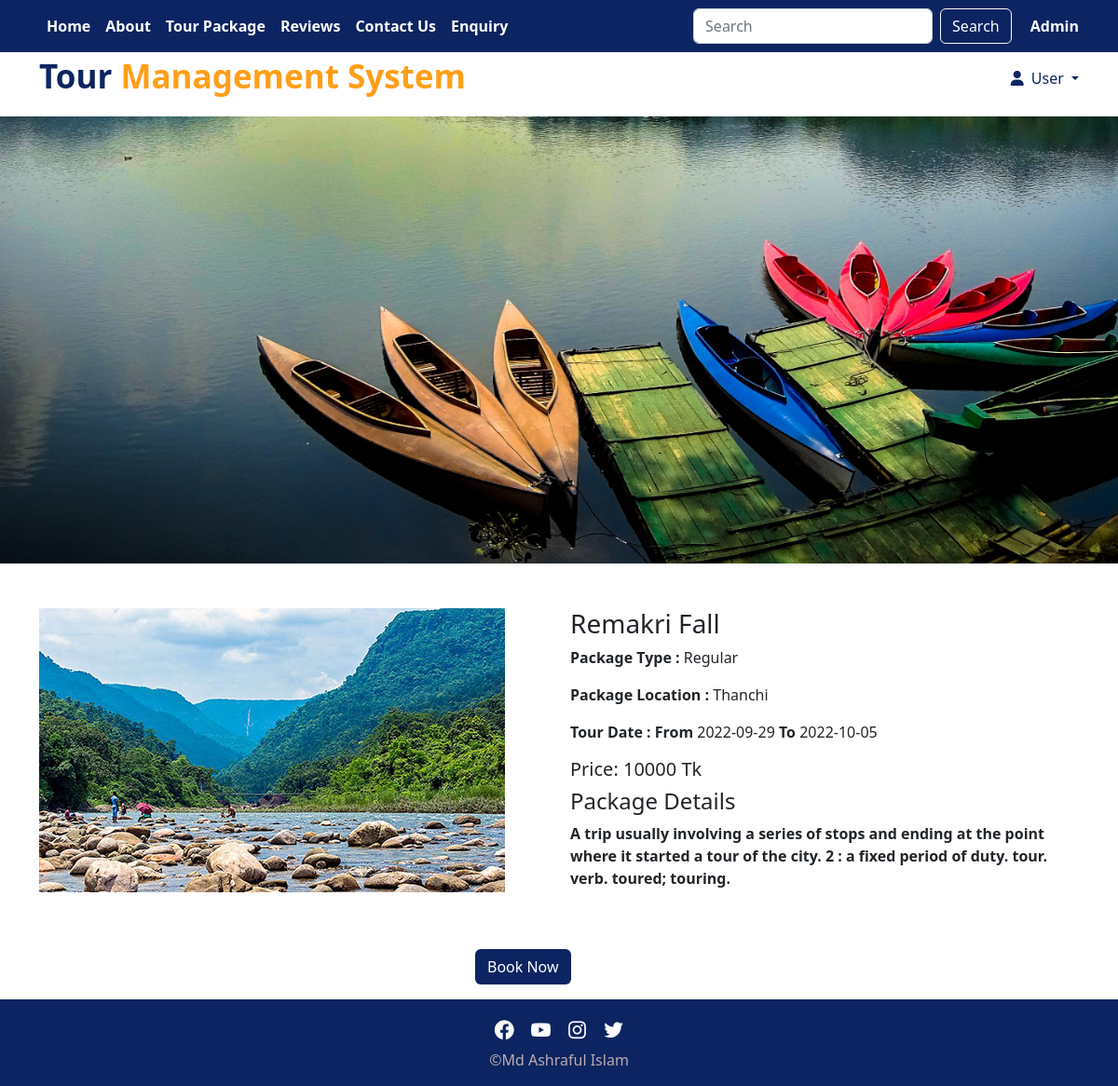
Page /package-details.php?package_id=3 on the committed database.
### tables this page shows
CREATE TABLE `package` (
  `package_id` int(100) NOT NULL,
  `package_name` varchar(100) NOT NULL,
  `type` varchar(100) NOT NULL,
  `location` varchar(100) NOT NULL,
  `start_date` date NOT NULL,
  `end_date` date NOT NULL,
  `price` int(50) NOT NULL,
  `image` varchar(100) NOT NULL,
  `description` varchar(500) NOT NULL
);

### package-details.php (the view, shortened to what this page needs)
<?php include("./header.php");?>
<?php
include("./db/connect-db.php");
    $id = (int)$_GET['package_id'];
 $sql="SELECT * FROM package WHERE package_id='$id' ";
$rs = mysqli_query($conn,$sql);
       while($row= mysqli_fetch_array($rs)){
?>
<html>
    <head>
        <link rel="stylesheet" href="./css/bootstrap.min.css">
        <link rel="stylesheet" type="text/css" href="./css/all.min.css" />
        <link rel="stylesheet" href="./css/style.css">
    </head>
 <body>
    <div class="banner-package mb-5"></div>
        <div class="container">
            <div class="row mb-5">
                <div class="col-md-6">
                    <img src="./image/<?php echo $row['image']?>" class="img-fluid" alt="Responsive image">
                </div>
                        <div class="col-md-6">
                                <h3><?php echo $row['package_name'];?></h3>
                                <p><b>Package Type :</b> <?php echo $row['type'];?></p>
                                <p><b>Package Location :</b> <?php echo $row['location'];?></p>
                                <p><b>Tour Date : From </b><?php echo $row['start_date'];?> <b> To </b><?php echo $row['end_date'];?></p>
                                <h5>Price: <?php echo $row['price'];?> Tk</h5>
                                <h4>Package Details</h4>
                                <p><b><?php echo $row['description'];?></b><br>
                        </div>
         </div>
   </div>
   <div class="row justify-content-center">
    <div class="col-lg-2 ">
    <div class="button mb-3 ">
            <a href="booking.php?package_id=<?php echo $row['package_id'];?> " class="btn " role="button">Book Now</a>
        </div>
    </div>
   </div>
   <?php } ?>
 </body>
</html>
<?php include("./footer.php");?>

### css/style.css (style rules this page uses)
.btn { background-color: #0c2461; color: #fff; }
.banner-package { background-image: url(../image/Kaptai.jpg); background-size: cover; background-position: center; min-height:60vh; }

### rows in the picture
package: image (picture), package_name "Remakri Fall", type "Regular", location "Thanchi", start_date "2022-09-29", end_date "2022-10-05", price "10000", description "A trip usually involving a series of stops and ending at the point where it started a tour of the city. 2 : a fixed period of duty. tour. verb. toured; touring."
